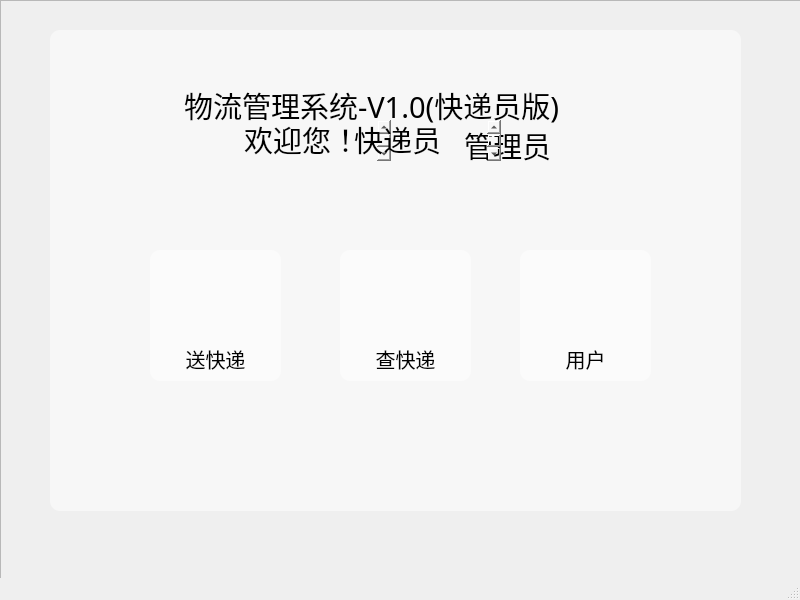
<?xml version="1.0" encoding="UTF-8"?>
<ui version="4.0">
 <class>pkgManNavi</class>
 <widget class="QMainWindow" name="pkgManNavi">
  <property name="geometry">
   <rect>
    <x>0</x>
    <y>0</y>
    <width>800</width>
    <height>600</height>
   </rect>
  </property>
  <property name="windowTitle">
   <string>MainWindow</string>
  </property>
  <property name="styleSheet">
   <string notr="true">#pkgManNavi{border-image: url(:/img/navi_background.png);}
</string>
  </property>
  <widget class="QWidget" name="centralwidget">
   <widget class="QFrame" name="mainFrame">
    <property name="geometry">
     <rect>
      <x>0</x>
      <y>0</y>
      <width>811</width>
      <height>591</height>
     </rect>
    </property>
    <property name="styleSheet">
     <string notr="true"/>
    </property>
    <property name="frameShape">
     <enum>QFrame::StyledPanel</enum>
    </property>
    <property name="frameShadow">
     <enum>QFrame::Raised</enum>
    </property>
    <widget class="QTextBrowser" name="welcome">
     <property name="geometry">
      <rect>
       <x>240</x>
       <y>120</y>
       <width>151</width>
       <height>41</height>
      </rect>
     </property>
     <property name="font">
      <font>
       <family>Agency FB</family>
       <pointsize>-1</pointsize>
       <weight>50</weight>
       <italic>false</italic>
       <bold>false</bold>
      </font>
     </property>
     <property name="styleSheet">
      <string notr="true">background-color: rgba(255, 255, 255,0);
font: 29px &quot;Agency FB&quot;;
border-width:0;border-style:outset;</string>
     </property>
     <property name="html">
      <string>&lt;!DOCTYPE HTML PUBLIC &quot;-//W3C//DTD HTML 4.0//EN&quot; &quot;http://www.w3.org/TR/REC-html40/strict.dtd&quot;&gt;
&lt;html&gt;&lt;head&gt;&lt;meta name=&quot;qrichtext&quot; content=&quot;1&quot; /&gt;&lt;style type=&quot;text/css&quot;&gt;
p, li { white-space: pre-wrap; }
&lt;/style&gt;&lt;/head&gt;&lt;body style=&quot; font-family:'Agency FB'; font-size:29px; font-weight:400; font-style:normal;&quot;&gt;
&lt;p style=&quot; margin-top:0px; margin-bottom:0px; margin-left:0px; margin-right:0px; -qt-block-indent:0; text-indent:0px;&quot;&gt;&lt;span style=&quot; font-family:'黑体'; font-size:29px;&quot;&gt;欢迎您！&lt;/span&gt;&lt;/p&gt;&lt;/body&gt;&lt;/html&gt;</string>
     </property>
    </widget>
    <widget class="QTextBrowser" name="title">
     <property name="geometry">
      <rect>
       <x>180</x>
       <y>80</y>
       <width>451</width>
       <height>61</height>
      </rect>
     </property>
     <property name="font">
      <font>
       <family>Agency FB</family>
       <pointsize>-1</pointsize>
       <weight>50</weight>
       <italic>false</italic>
       <bold>false</bold>
      </font>
     </property>
     <property name="styleSheet">
      <string notr="true">background-color: rgba(255, 255, 255,0);
font: 29px &quot;Agency FB&quot;;
border-width:0;border-style:outset;</string>
     </property>
     <property name="html">
      <string>&lt;!DOCTYPE HTML PUBLIC &quot;-//W3C//DTD HTML 4.0//EN&quot; &quot;http://www.w3.org/TR/REC-html40/strict.dtd&quot;&gt;
&lt;html&gt;&lt;head&gt;&lt;meta name=&quot;qrichtext&quot; content=&quot;1&quot; /&gt;&lt;style type=&quot;text/css&quot;&gt;
p, li { white-space: pre-wrap; }
&lt;/style&gt;&lt;/head&gt;&lt;body style=&quot; font-family:'Agency FB'; font-size:29px; font-weight:400; font-style:normal;&quot;&gt;
&lt;p style=&quot; margin-top:0px; margin-bottom:0px; margin-left:0px; margin-right:0px; -qt-block-indent:0; text-indent:0px;&quot;&gt;&lt;span style=&quot; font-family:'黑体'; font-size:29px;&quot;&gt;物流管理系统-V1.0(快递员版)&lt;/span&gt;&lt;/p&gt;&lt;/body&gt;&lt;/html&gt;</string>
     </property>
    </widget>
    <widget class="QTextBrowser" name="textBrowser">
     <property name="geometry">
      <rect>
       <x>50</x>
       <y>30</y>
       <width>691</width>
       <height>481</height>
      </rect>
     </property>
     <property name="styleSheet">
      <string notr="true">border-width:0px;
border-style:outset;
border-radius:10px;
background-color:rgba(255,255,255,0.5);</string>
     </property>
    </widget>
    <widget class="QTextBrowser" name="welcome_name">
     <property name="geometry">
      <rect>
       <x>460</x>
       <y>120</y>
       <width>151</width>
       <height>51</height>
      </rect>
     </property>
     <property name="font">
      <font>
       <family>Agency FB</family>
       <pointsize>-1</pointsize>
       <weight>50</weight>
       <italic>false</italic>
       <bold>false</bold>
      </font>
     </property>
     <property name="styleSheet">
      <string notr="true">background-color: rgba(255, 255, 255,0);
font: 29px &quot;Agency FB&quot;;
border-width:0;border-style:outset;</string>
     </property>
     <property name="html">
      <string>&lt;!DOCTYPE HTML PUBLIC &quot;-//W3C//DTD HTML 4.0//EN&quot; &quot;http://www.w3.org/TR/REC-html40/strict.dtd&quot;&gt;
&lt;html&gt;&lt;head&gt;&lt;meta name=&quot;qrichtext&quot; content=&quot;1&quot; /&gt;&lt;style type=&quot;text/css&quot;&gt;
p, li { white-space: pre-wrap; }
&lt;/style&gt;&lt;/head&gt;&lt;body style=&quot; font-family:'Agency FB'; font-size:29px; font-weight:400; font-style:normal;&quot;&gt;
&lt;p style=&quot; margin-top:0px; margin-bottom:0px; margin-left:0px; margin-right:0px; -qt-block-indent:0; text-indent:0px;&quot;&gt;&lt;span style=&quot; font-family:'黑体'; font-size:29px;&quot;&gt;管理员&lt;/span&gt;&lt;/p&gt;&lt;/body&gt;&lt;/html&gt;</string>
     </property>
    </widget>
    <widget class="QPushButton" name="search">
     <property name="geometry">
      <rect>
       <x>150</x>
       <y>250</y>
       <width>131</width>
       <height>131</height>
      </rect>
     </property>
     <property name="layoutDirection">
      <enum>Qt::RightToLeft</enum>
     </property>
     <property name="styleSheet">
      <string notr="true">border-width:0px;
border-style:outset;
border-radius:10px;
background-color:rgba(255,255,255,0.5);
text-align: bottom;</string>
     </property>
     <property name="text">
      <string/>
     </property>
     <property name="icon">
      <iconset resource="mainres.qrc">
       <normaloff>:/img/check.png</normaloff>:/img/check.png</iconset>
     </property>
     <property name="iconSize">
      <size>
       <width>72</width>
       <height>72</height>
      </size>
     </property>
    </widget>
    <widget class="QTextBrowser" name="search_text_3">
     <property name="geometry">
      <rect>
       <x>170</x>
       <y>340</y>
       <width>91</width>
       <height>41</height>
      </rect>
     </property>
     <property name="font">
      <font>
       <family>华光粗圆_CNKI</family>
       <pointsize>-1</pointsize>
       <weight>50</weight>
       <italic>false</italic>
       <bold>false</bold>
      </font>
     </property>
     <property name="styleSheet">
      <string notr="true">background:rgba(255,255,255,0);
border:none;
font: 20px &quot;华光粗圆_CNKI&quot;;</string>
     </property>
     <property name="html">
      <string>&lt;!DOCTYPE HTML PUBLIC &quot;-//W3C//DTD HTML 4.0//EN&quot; &quot;http://www.w3.org/TR/REC-html40/strict.dtd&quot;&gt;
&lt;html&gt;&lt;head&gt;&lt;meta name=&quot;qrichtext&quot; content=&quot;1&quot; /&gt;&lt;style type=&quot;text/css&quot;&gt;
p, li { white-space: pre-wrap; }
&lt;/style&gt;&lt;/head&gt;&lt;body style=&quot; font-family:'华光粗圆_CNKI'; font-size:20px; font-weight:400; font-style:normal;&quot;&gt;
&lt;p align=&quot;center&quot; style=&quot; margin-top:0px; margin-bottom:0px; margin-left:0px; margin-right:0px; -qt-block-indent:0; text-indent:0px;&quot;&gt;&lt;span style=&quot; font-size:20px;&quot;&gt;送快递&lt;/span&gt;&lt;/p&gt;&lt;/body&gt;&lt;/html&gt;</string>
     </property>
    </widget>
    <widget class="QPushButton" name="check">
     <property name="geometry">
      <rect>
       <x>340</x>
       <y>250</y>
       <width>131</width>
       <height>131</height>
      </rect>
     </property>
     <property name="layoutDirection">
      <enum>Qt::RightToLeft</enum>
     </property>
     <property name="styleSheet">
      <string notr="true">border-width:0px;
border-style:outset;
border-radius:10px;
background-color:rgba(255,255,255,0.5);
text-align: bottom;</string>
     </property>
     <property name="text">
      <string/>
     </property>
     <property name="icon">
      <iconset resource="mainres.qrc">
       <normaloff>:/img/search.png</normaloff>:/img/search.png</iconset>
     </property>
     <property name="iconSize">
      <size>
       <width>60</width>
       <height>60</height>
      </size>
     </property>
    </widget>
    <widget class="QTextBrowser" name="safety_text">
     <property name="geometry">
      <rect>
       <x>360</x>
       <y>340</y>
       <width>91</width>
       <height>41</height>
      </rect>
     </property>
     <property name="font">
      <font>
       <family>华光粗圆_CNKI</family>
       <pointsize>-1</pointsize>
       <weight>50</weight>
       <italic>false</italic>
       <bold>false</bold>
      </font>
     </property>
     <property name="styleSheet">
      <string notr="true">background:rgba(255,255,255,0);
border:none;
font: 20px &quot;华光粗圆_CNKI&quot;;</string>
     </property>
     <property name="html">
      <string>&lt;!DOCTYPE HTML PUBLIC &quot;-//W3C//DTD HTML 4.0//EN&quot; &quot;http://www.w3.org/TR/REC-html40/strict.dtd&quot;&gt;
&lt;html&gt;&lt;head&gt;&lt;meta name=&quot;qrichtext&quot; content=&quot;1&quot; /&gt;&lt;style type=&quot;text/css&quot;&gt;
p, li { white-space: pre-wrap; }
&lt;/style&gt;&lt;/head&gt;&lt;body style=&quot; font-family:'华光粗圆_CNKI'; font-size:20px; font-weight:400; font-style:normal;&quot;&gt;
&lt;p align=&quot;center&quot; style=&quot; margin-top:0px; margin-bottom:0px; margin-left:0px; margin-right:0px; -qt-block-indent:0; text-indent:0px;&quot;&gt;&lt;span style=&quot; font-size:20px;&quot;&gt;查快递&lt;/span&gt;&lt;/p&gt;&lt;/body&gt;&lt;/html&gt;</string>
     </property>
    </widget>
    <widget class="QTextBrowser" name="welcome_titel">
     <property name="geometry">
      <rect>
       <x>350</x>
       <y>120</y>
       <width>151</width>
       <height>41</height>
      </rect>
     </property>
     <property name="font">
      <font>
       <family>Agency FB</family>
       <pointsize>-1</pointsize>
       <weight>50</weight>
       <italic>false</italic>
       <bold>false</bold>
      </font>
     </property>
     <property name="styleSheet">
      <string notr="true">background-color: rgba(255, 255, 255,0);
font: 29px &quot;Agency FB&quot;;
border-width:0;border-style:outset;</string>
     </property>
     <property name="html">
      <string>&lt;!DOCTYPE HTML PUBLIC &quot;-//W3C//DTD HTML 4.0//EN&quot; &quot;http://www.w3.org/TR/REC-html40/strict.dtd&quot;&gt;
&lt;html&gt;&lt;head&gt;&lt;meta name=&quot;qrichtext&quot; content=&quot;1&quot; /&gt;&lt;style type=&quot;text/css&quot;&gt;
p, li { white-space: pre-wrap; }
&lt;/style&gt;&lt;/head&gt;&lt;body style=&quot; font-family:'Agency FB'; font-size:29px; font-weight:400; font-style:normal;&quot;&gt;
&lt;p style=&quot; margin-top:0px; margin-bottom:0px; margin-left:0px; margin-right:0px; -qt-block-indent:0; text-indent:0px;&quot;&gt;&lt;span style=&quot; font-family:'黑体'; font-size:29px;&quot;&gt;快递员&lt;/span&gt;&lt;/p&gt;&lt;/body&gt;&lt;/html&gt;</string>
     </property>
    </widget>
    <widget class="QPushButton" name="user_2">
     <property name="geometry">
      <rect>
       <x>520</x>
       <y>250</y>
       <width>131</width>
       <height>131</height>
      </rect>
     </property>
     <property name="layoutDirection">
      <enum>Qt::RightToLeft</enum>
     </property>
     <property name="styleSheet">
      <string notr="true">border-width:0px;
border-style:outset;
border-radius:10px;
background-color:rgba(255,255,255,0.5);
text-align: bottom;</string>
     </property>
     <property name="text">
      <string/>
     </property>
     <property name="icon">
      <iconset resource="mainres.qrc">
       <normaloff>:/img/user.png</normaloff>:/img/user.png</iconset>
     </property>
     <property name="iconSize">
      <size>
       <width>60</width>
       <height>60</height>
      </size>
     </property>
    </widget>
    <widget class="QTextBrowser" name="safety_text_2">
     <property name="geometry">
      <rect>
       <x>540</x>
       <y>340</y>
       <width>91</width>
       <height>41</height>
      </rect>
     </property>
     <property name="font">
      <font>
       <family>华光粗圆_CNKI</family>
       <pointsize>-1</pointsize>
       <weight>50</weight>
       <italic>false</italic>
       <bold>false</bold>
      </font>
     </property>
     <property name="styleSheet">
      <string notr="true">background:rgba(255,255,255,0);
border:none;
font: 20px &quot;华光粗圆_CNKI&quot;;</string>
     </property>
     <property name="html">
      <string>&lt;!DOCTYPE HTML PUBLIC &quot;-//W3C//DTD HTML 4.0//EN&quot; &quot;http://www.w3.org/TR/REC-html40/strict.dtd&quot;&gt;
&lt;html&gt;&lt;head&gt;&lt;meta name=&quot;qrichtext&quot; content=&quot;1&quot; /&gt;&lt;style type=&quot;text/css&quot;&gt;
p, li { white-space: pre-wrap; }
&lt;/style&gt;&lt;/head&gt;&lt;body style=&quot; font-family:'华光粗圆_CNKI'; font-size:20px; font-weight:400; font-style:normal;&quot;&gt;
&lt;p align=&quot;center&quot; style=&quot; margin-top:0px; margin-bottom:0px; margin-left:0px; margin-right:0px; -qt-block-indent:0; text-indent:0px;&quot;&gt;&lt;span style=&quot; font-size:20px;&quot;&gt;用户&lt;/span&gt;&lt;/p&gt;&lt;/body&gt;&lt;/html&gt;</string>
     </property>
    </widget>
    <zorder>textBrowser</zorder>
    <zorder>welcome</zorder>
    <zorder>title</zorder>
    <zorder>welcome_name</zorder>
    <zorder>search</zorder>
    <zorder>search_text_3</zorder>
    <zorder>check</zorder>
    <zorder>safety_text</zorder>
    <zorder>welcome_titel</zorder>
    <zorder>user_2</zorder>
    <zorder>safety_text_2</zorder>
   </widget>
  </widget>
  <widget class="QMenuBar" name="menubar">
   <property name="geometry">
    <rect>
     <x>0</x>
     <y>0</y>
     <width>800</width>
     <height>22</height>
    </rect>
   </property>
  </widget>
  <widget class="QStatusBar" name="statusbar"/>
 </widget>
 <resources>
  <include location="mainres.qrc"/>
 </resources>
 <connections/>
</ui>
